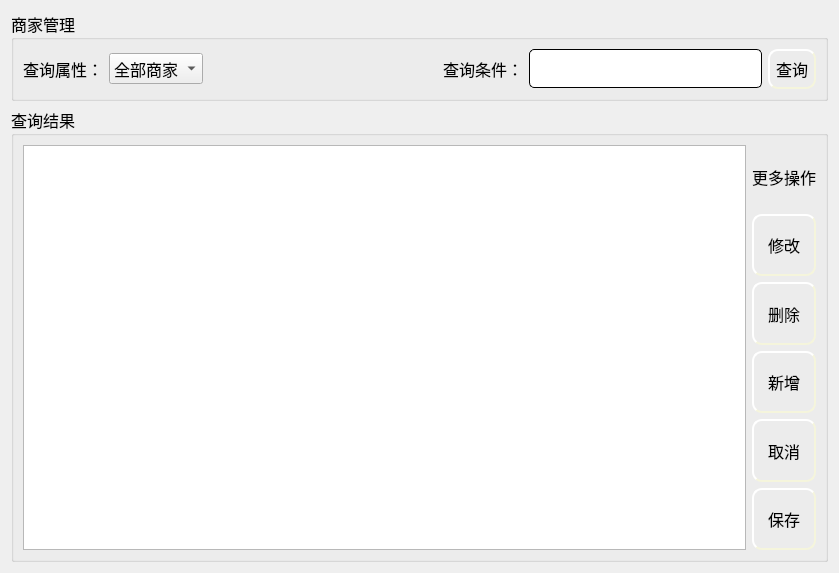
<?xml version="1.0" encoding="UTF-8"?>
<ui version="4.0">
 <class>MerchantMS</class>
 <widget class="QWidget" name="MerchantMS">
  <property name="geometry">
   <rect>
    <x>0</x>
    <y>0</y>
    <width>839</width>
    <height>573</height>
   </rect>
  </property>
  <property name="windowTitle">
   <string>Form</string>
  </property>
  <layout class="QGridLayout" name="gridLayout_6">
   <item row="0" column="0">
    <layout class="QGridLayout" name="gridLayout_5">
     <item row="0" column="0">
      <widget class="QGroupBox" name="groupBox">
       <property name="font">
        <font>
         <family>微软雅黑</family>
         <pointsize>12</pointsize>
        </font>
       </property>
       <property name="title">
        <string>商家管理</string>
       </property>
       <layout class="QGridLayout" name="gridLayout_2">
        <item row="0" column="0">
         <layout class="QGridLayout" name="gridLayout">
          <item row="0" column="0">
           <widget class="QLabel" name="label">
            <property name="text">
             <string>查询属性：</string>
            </property>
           </widget>
          </item>
          <item row="0" column="1">
           <widget class="QComboBox" name="comboBox">
            <item>
             <property name="text">
              <string>全部商家</string>
             </property>
            </item>
            <item>
             <property name="text">
              <string>商家编号</string>
             </property>
            </item>
            <item>
             <property name="text">
              <string>商家名称</string>
             </property>
            </item>
            <item>
             <property name="text">
              <string>联系电话</string>
             </property>
            </item>
            <item>
             <property name="text">
              <string>商家地址</string>
             </property>
            </item>
           </widget>
          </item>
          <item row="0" column="3">
           <widget class="QLabel" name="label_2">
            <property name="text">
             <string>查询条件：</string>
            </property>
           </widget>
          </item>
          <item row="0" column="4">
           <widget class="QLineEdit" name="le_select">
            <property name="styleSheet">
             <string notr="true">QLineEdit{
    border-style: outset;
    border-width: 1px;
    border-radius: 5px;

    min-width: 5em;
    padding: 6px;
}</string>
            </property>
           </widget>
          </item>
          <item row="0" column="5">
           <widget class="QPushButton" name="pb_select">
            <property name="styleSheet">
             <string notr="true">QPushButton{
	background-image: url(:/ico/pb1.jpg);
    border-style: outset;
    border-width: 2px;
    border-radius: 10px;
    border-color: beige;
    min-width: 5em;
    padding: 6px;
}
QPushButton:hover
{
	
	background-image: url(:/ico/pb.jpg);
    border-style: inset;
}

QPushButton:pressed{
	
	background-image: url(:/ico/pb2.jpg);
    border-style: inset;
}


</string>
            </property>
            <property name="text">
             <string>查询</string>
            </property>
           </widget>
          </item>
          <item row="0" column="2">
           <spacer name="horizontalSpacer">
            <property name="orientation">
             <enum>Qt::Horizontal</enum>
            </property>
            <property name="sizeHint" stdset="0">
             <size>
              <width>40</width>
              <height>20</height>
             </size>
            </property>
           </spacer>
          </item>
         </layout>
        </item>
       </layout>
      </widget>
     </item>
     <item row="1" column="0">
      <widget class="QGroupBox" name="groupBox_2">
       <property name="font">
        <font>
         <family>微软雅黑</family>
         <pointsize>12</pointsize>
        </font>
       </property>
       <property name="title">
        <string>查询结果</string>
       </property>
       <layout class="QGridLayout" name="gridLayout_4">
        <item row="0" column="0">
         <layout class="QGridLayout" name="gridLayout_3">
          <item row="0" column="0" rowspan="6">
           <widget class="QTableWidget" name="tableWidget">
            <property name="sizePolicy">
             <sizepolicy hsizetype="Expanding" vsizetype="Expanding">
              <horstretch>0</horstretch>
              <verstretch>0</verstretch>
             </sizepolicy>
            </property>
           </widget>
          </item>
          <item row="0" column="1">
           <widget class="QLabel" name="label_3">
            <property name="sizePolicy">
             <sizepolicy hsizetype="Preferred" vsizetype="Expanding">
              <horstretch>0</horstretch>
              <verstretch>0</verstretch>
             </sizepolicy>
            </property>
            <property name="text">
             <string>更多操作</string>
            </property>
           </widget>
          </item>
          <item row="1" column="1">
           <widget class="QPushButton" name="pb_update">
            <property name="sizePolicy">
             <sizepolicy hsizetype="Minimum" vsizetype="Expanding">
              <horstretch>0</horstretch>
              <verstretch>0</verstretch>
             </sizepolicy>
            </property>
            <property name="styleSheet">
             <string notr="true">QPushButton{
	background-image: url(:/ico/pb1.jpg);
    border-style: outset;
    border-width: 2px;
    border-radius: 10px;
    border-color: beige;
    min-width: 5em;
    padding: 6px;
}
QPushButton:hover
{
	
	background-image: url(:/ico/pb.jpg);
    border-style: inset;
}

QPushButton:pressed{
	
	background-image: url(:/ico/pb2.jpg);
    border-style: inset;
}


</string>
            </property>
            <property name="text">
             <string>修改</string>
            </property>
           </widget>
          </item>
          <item row="2" column="1">
           <widget class="QPushButton" name="pb_delete">
            <property name="sizePolicy">
             <sizepolicy hsizetype="Minimum" vsizetype="Expanding">
              <horstretch>0</horstretch>
              <verstretch>0</verstretch>
             </sizepolicy>
            </property>
            <property name="styleSheet">
             <string notr="true">QPushButton{
	background-image: url(:/ico/pb1.jpg);
    border-style: outset;
    border-width: 2px;
    border-radius: 10px;
    border-color: beige;
    min-width: 5em;
    padding: 6px;
}
QPushButton:hover
{
	
	background-image: url(:/ico/pb.jpg);
    border-style: inset;
}

QPushButton:pressed{
	
	background-image: url(:/ico/pb2.jpg);
    border-style: inset;
}


</string>
            </property>
            <property name="text">
             <string>删除</string>
            </property>
           </widget>
          </item>
          <item row="3" column="1">
           <widget class="QPushButton" name="pb_insert">
            <property name="sizePolicy">
             <sizepolicy hsizetype="Minimum" vsizetype="Expanding">
              <horstretch>0</horstretch>
              <verstretch>0</verstretch>
             </sizepolicy>
            </property>
            <property name="styleSheet">
             <string notr="true">QPushButton{
	background-image: url(:/ico/pb1.jpg);
    border-style: outset;
    border-width: 2px;
    border-radius: 10px;
    border-color: beige;
    min-width: 5em;
    padding: 6px;
}
QPushButton:hover
{
	
	background-image: url(:/ico/pb.jpg);
    border-style: inset;
}

QPushButton:pressed{
	
	background-image: url(:/ico/pb2.jpg);
    border-style: inset;
}


</string>
            </property>
            <property name="text">
             <string>新增</string>
            </property>
           </widget>
          </item>
          <item row="4" column="1">
           <widget class="QPushButton" name="pb_cancel">
            <property name="sizePolicy">
             <sizepolicy hsizetype="Minimum" vsizetype="Expanding">
              <horstretch>0</horstretch>
              <verstretch>0</verstretch>
             </sizepolicy>
            </property>
            <property name="styleSheet">
             <string notr="true">QPushButton{
	background-image: url(:/ico/pb1.jpg);
    border-style: outset;
    border-width: 2px;
    border-radius: 10px;
    border-color: beige;
    min-width: 5em;
    padding: 6px;
}
QPushButton:hover
{
	
	background-image: url(:/ico/pb.jpg);
    border-style: inset;
}

QPushButton:pressed{
	
	background-image: url(:/ico/pb2.jpg);
    border-style: inset;
}


</string>
            </property>
            <property name="text">
             <string>取消</string>
            </property>
           </widget>
          </item>
          <item row="5" column="1">
           <widget class="QPushButton" name="pb_save">
            <property name="sizePolicy">
             <sizepolicy hsizetype="Minimum" vsizetype="Expanding">
              <horstretch>0</horstretch>
              <verstretch>0</verstretch>
             </sizepolicy>
            </property>
            <property name="styleSheet">
             <string notr="true">QPushButton{
	background-image: url(:/ico/pb1.jpg);
    border-style: outset;
    border-width: 2px;
    border-radius: 10px;
    border-color: beige;
    min-width: 5em;
    padding: 6px;
}
QPushButton:hover
{
	
	background-image: url(:/ico/pb.jpg);
    border-style: inset;
}

QPushButton:pressed{
	
	background-image: url(:/ico/pb2.jpg);
    border-style: inset;
}


</string>
            </property>
            <property name="text">
             <string>保存</string>
            </property>
           </widget>
          </item>
         </layout>
        </item>
       </layout>
      </widget>
     </item>
    </layout>
   </item>
  </layout>
 </widget>
 <resources/>
 <connections/>
</ui>
